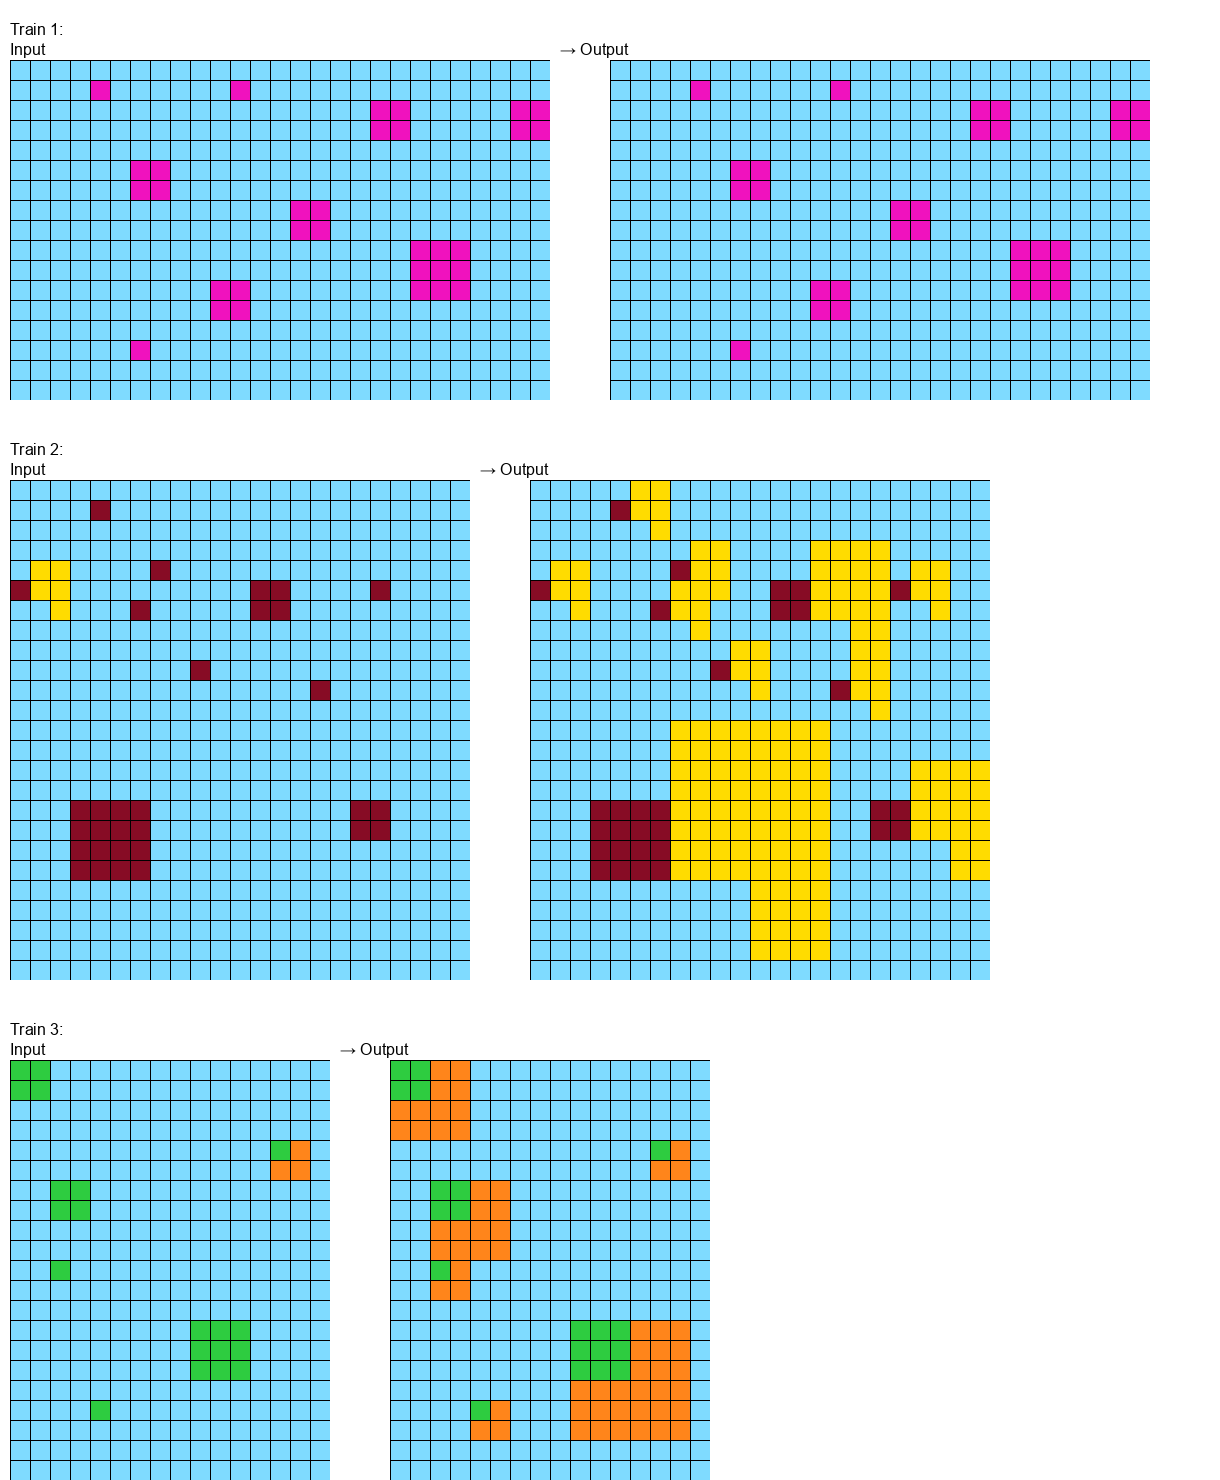

The Python source for this figure:
import json
from PIL import Image, ImageDraw, ImageFont
import numpy as np

def load_task(task_file):
    with open(task_file, 'r') as f:
        return json.load(f)

def grid_to_image(grid, cell_size=20):
    """Convert a grid to a PIL Image with color mapping"""
    # ARC color palette
    colors = {
        0: (0, 0, 0),        # black
        1: (0, 116, 217),    # blue  
        2: (255, 65, 54),    # red
        3: (46, 204, 64),    # green
        4: (255, 220, 0),    # yellow
        5: (170, 170, 170),  # gray
        6: (240, 18, 190),   # magenta
        7: (255, 133, 27),   # orange
        8: (127, 219, 255),  # cyan
        9: (135, 12, 37),    # brown
    }
    
    height, width = len(grid), len(grid[0])
    img = Image.new('RGB', (width * cell_size, height * cell_size), 'white')
    draw = ImageDraw.Draw(img)
    
    for r in range(height):
        for c in range(width):
            color = colors.get(grid[r][c], (128, 128, 128))
            x1, y1 = c * cell_size, r * cell_size
            x2, y2 = x1 + cell_size, y1 + cell_size
            draw.rectangle([x1, y1, x2, y2], fill=color, outline='black')
    
    return img

def create_visualization(task_data):
    """Create a visualization showing all train pairs"""
    train_pairs = task_data['train']
    
    # Calculate image dimensions
    max_width = 0
    total_height = 0
    
    for pair in train_pairs:
        input_grid = pair['input']
        output_grid = pair['output']
        pair_width = len(input_grid[0]) + len(output_grid[0]) + 2  # +2 for separator
        max_width = max(max_width, pair_width)
        total_height += max(len(input_grid), len(output_grid)) + 2  # +2 for spacing
    
    cell_size = 20
    img_width = max_width * cell_size + 100  # Extra space for labels
    img_height = total_height * cell_size + 100
    
    # Create the main image
    main_img = Image.new('RGB', (img_width, img_height), 'white')
    draw = ImageDraw.Draw(main_img)
    
    y_offset = 20
    
    for i, pair in enumerate(train_pairs):
        input_grid = pair['input']
        output_grid = pair['output']
        
        # Draw labels
        try:
            font = ImageFont.truetype("Arial.ttf", 16)
        except:
            font = ImageFont.load_default()
        
        draw.text((10, y_offset), f"Train {i+1}:", fill='black', font=font)
        draw.text((10, y_offset + 20), "Input", fill='black', font=font)
        
        # Create input image
        input_img = grid_to_image(input_grid, cell_size)
        main_img.paste(input_img, (10, y_offset + 40))
        
        # Create output image
        output_img = grid_to_image(output_grid, cell_size)
        arrow_x = 20 + len(input_grid[0]) * cell_size
        draw.text((arrow_x, y_offset + 20), "→ Output", fill='black', font=font)
        main_img.paste(output_img, (arrow_x + 50, y_offset + 40))
        
        y_offset += max(len(input_grid), len(output_grid)) * cell_size + 80
    
    return main_img

# Load task and create visualization
task_data = load_task('/Users/evanpieser/apr12_tasks/50e65b9f.json')
viz_img = create_visualization(task_data)
viz_img.save('/Users/evanpieser/50e65b9f_viz.png')
print("Visualization saved to 50e65b9f_viz.png")

# Let's also print some analysis
print("\nAnalysis of train pairs:")
for i, pair in enumerate(task_data['train']):
    input_grid = pair['input']
    output_grid = pair['output']
    
    print(f"\nTrain {i+1}:")
    print(f"  Input size: {len(input_grid)}x{len(input_grid[0])}")
    print(f"  Output size: {len(output_grid)}x{len(output_grid[0])}")
    
    # Count colors in input
    input_colors = {}
    for row in input_grid:
        for cell in row:
            input_colors[cell] = input_colors.get(cell, 0) + 1
    
    # Count colors in output
    output_colors = {}
    for row in output_grid:
        for cell in row:
            output_colors[cell] = output_colors.get(cell, 0) + 1
    
    print(f"  Input colors: {dict(sorted(input_colors.items()))}")
    print(f"  Output colors: {dict(sorted(output_colors.items()))}")
    
    # Find changed cells
    changes = []
    for r in range(len(input_grid)):
        for c in range(len(input_grid[0])):
            if input_grid[r][c] != output_grid[r][c]:
                changes.append((r, c, input_grid[r][c], output_grid[r][c]))
    
    print(f"  Changed cells: {len(changes)}")
    if len(changes) <= 20:  # Only show if not too many
        for r, c, old, new in changes[:10]:
            print(f"    ({r},{c}): {old} → {new}")
        if len(changes) > 10:
            print(f"    ... and {len(changes)-10} more")
